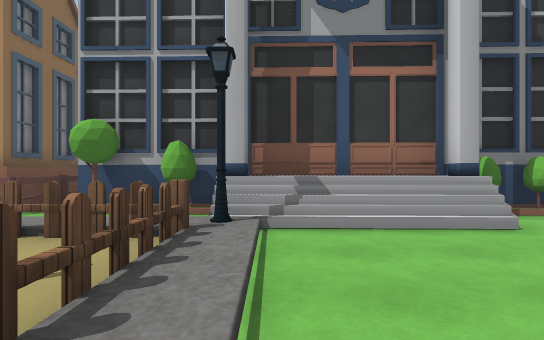
[1] (above)

24 first-person views from a walk through a Unity game level. The camera is 1.4 m above the floor, looks level and sees 80° across. The floor is counted in squares, 2 m on a side. Each view is taken from the middle of a square. On the plan, view 1 faces up. The plan holds only what a view shows up to about 10 squares ahead; the rest is blank. The place goes on beyond the plan. Some surface patterns are stand-ins.

[2]
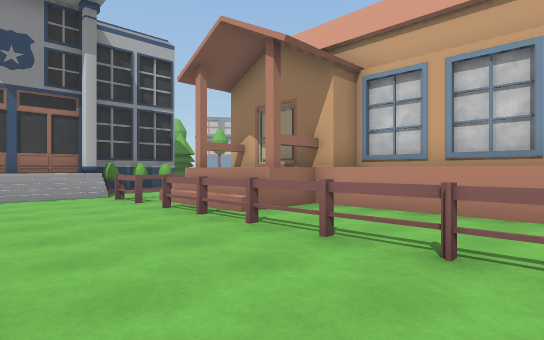

[3]
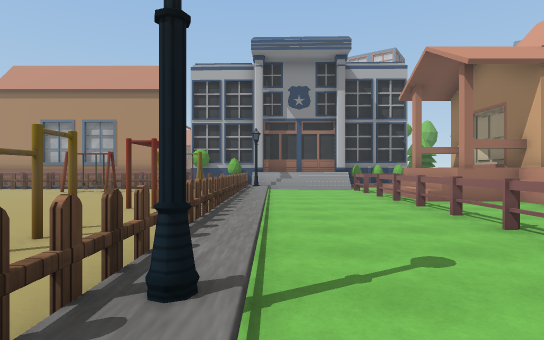

[4]
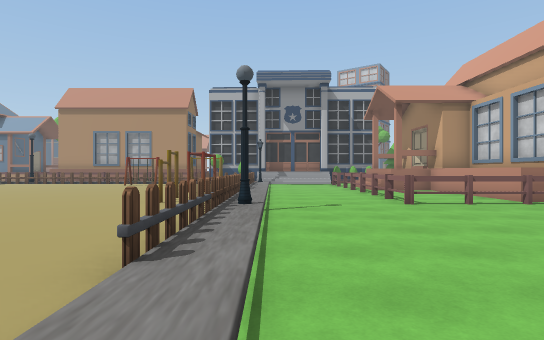

[5]
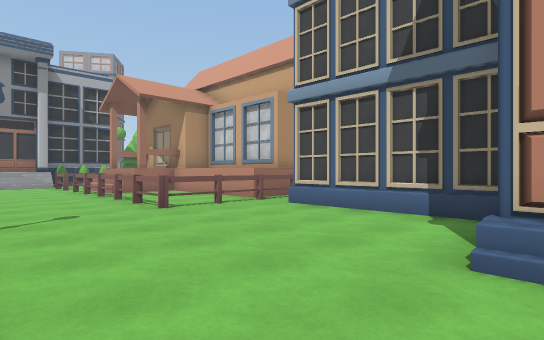

[6]
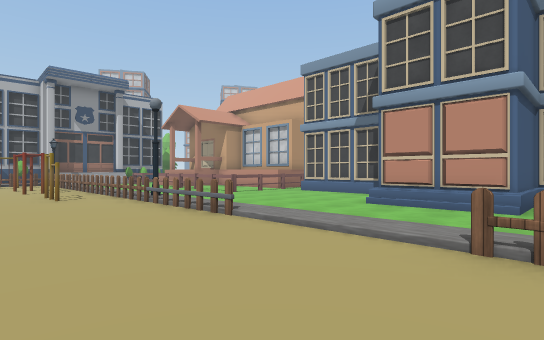

[7]
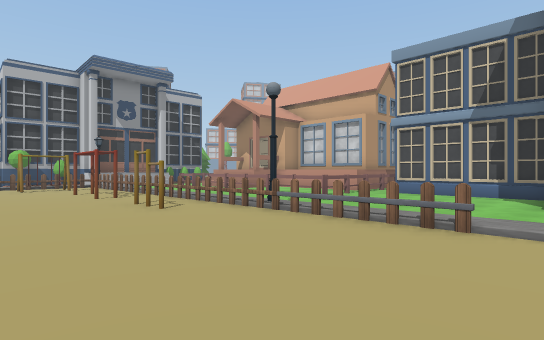

[8]
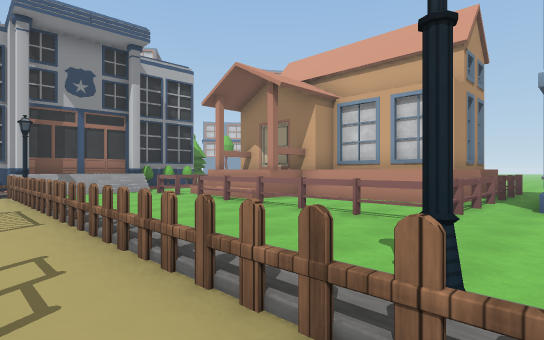

[9]
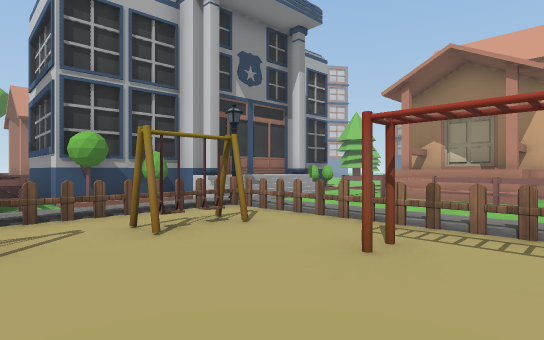

[10]
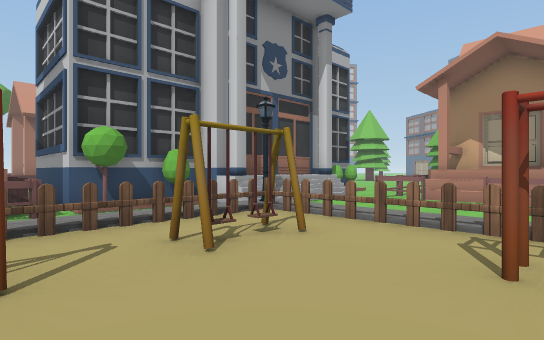

[11]
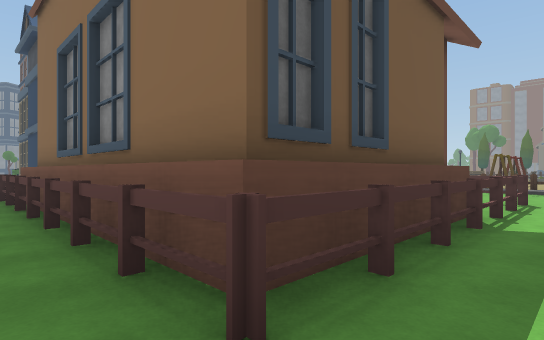

[12]
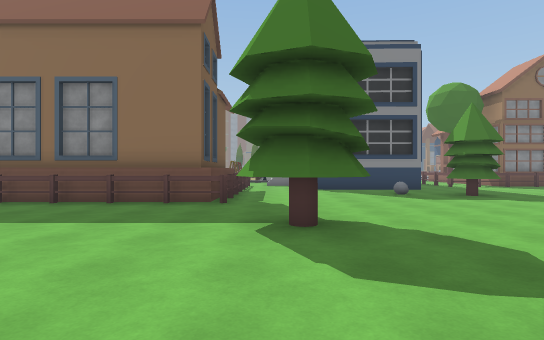

[13]
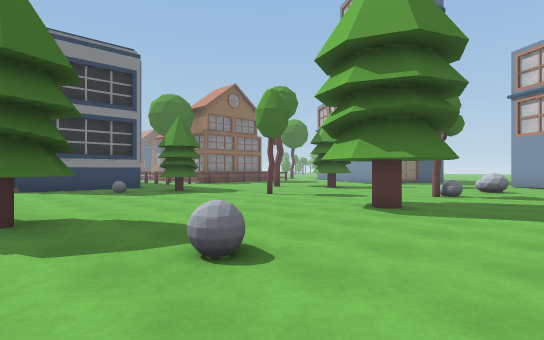

[14]
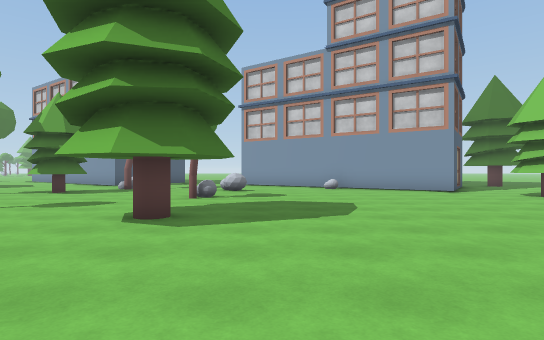

[15]
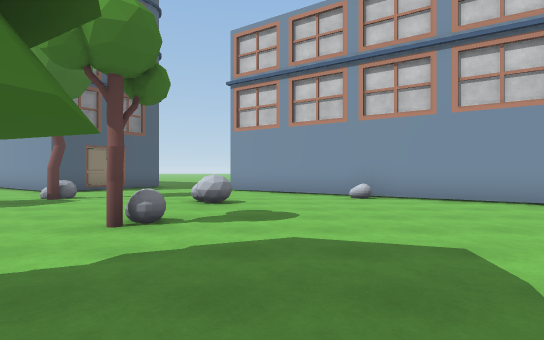

[16]
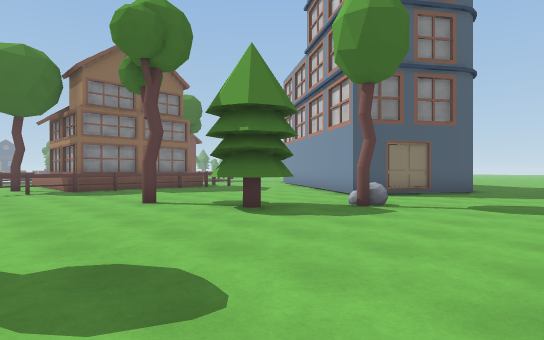

[17]
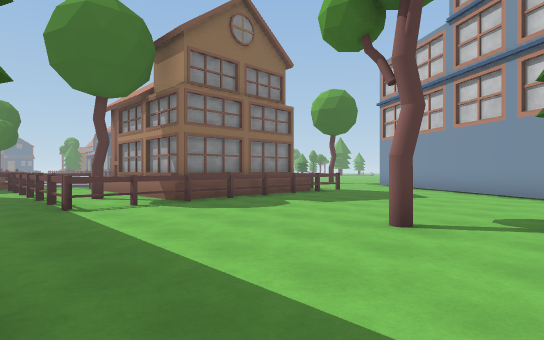

[18]
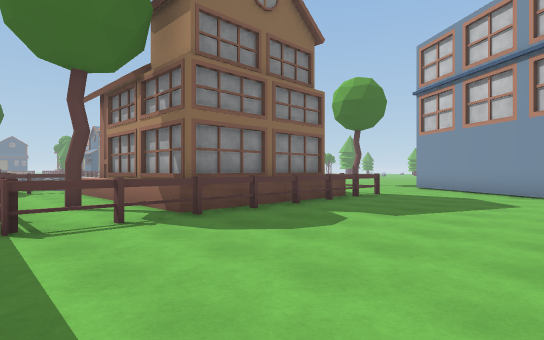

[19]
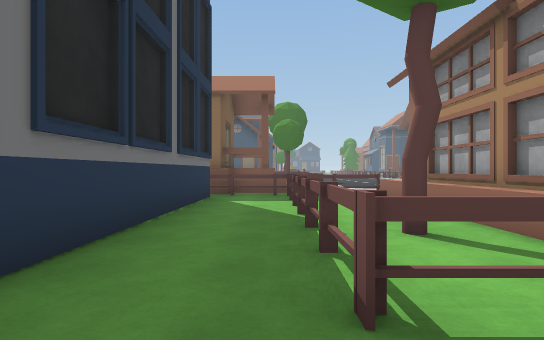

[20]
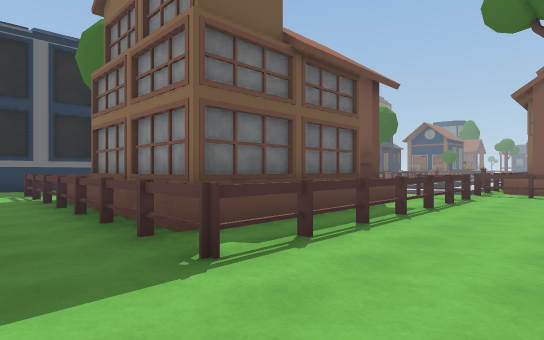

[21]
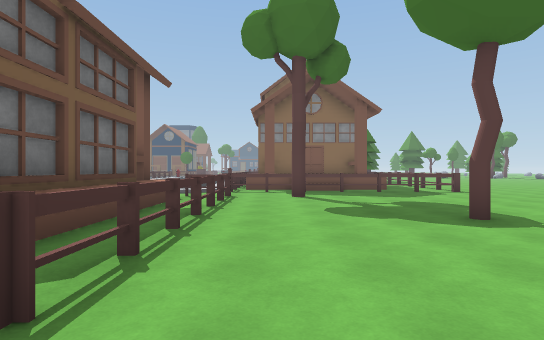

[22]
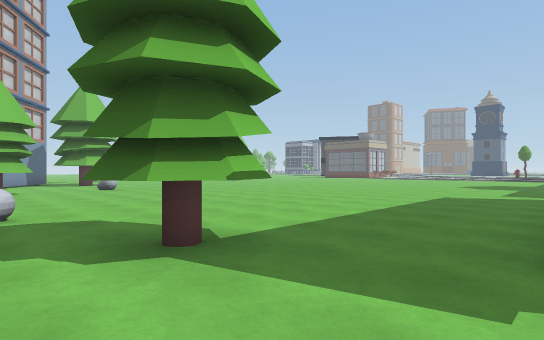

[23]
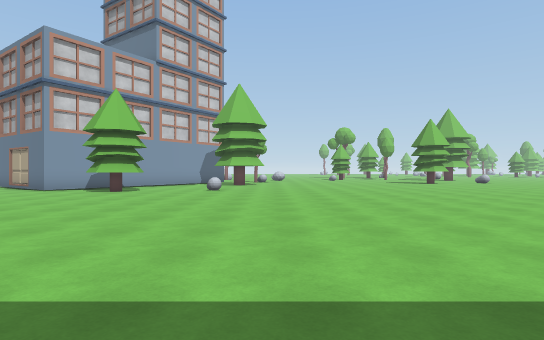

[24]
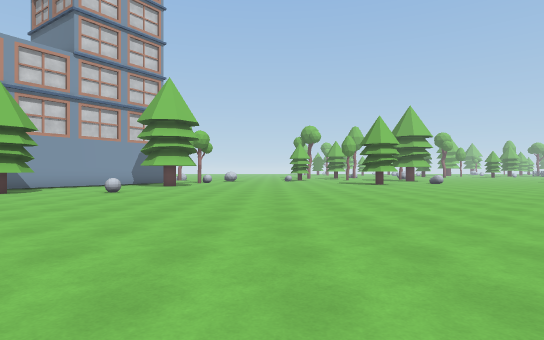

### Floor plan
Key: @ floor where view 1 was taken; # wall or solid block; x gap in a wall; . floor; / step, stairs or slope; O other object.
Columns run from 5 left of view 1 to 22 right of it. Each row starts with its distance up from view 1.
 26 O....
 25 .......
 24 O....O..
 23 O........ ##      ..
 22 O.O........##    #..
 21 O...........### ##..
 20 ..OOOOOOO.....###...
 19 /OOOOOOOO......#.... .###
 18 /.OOOOOOO........O......##
 17     OO OO........O......O###
 16     O  OO......O....OO.....#
 15        OO......OO...........
 14   OOOOOOO....O......O.......
 13  O....O.OO..........O.......
 12  OOOOOOOOO..................
 11 OO...O.O........O...........
 10 OO...........OO.....O......
  9 OO########  .O.............
  8 OO#         .O.............
  7 OO#         ...............
  6 OO###   ###..........O.....O
  5  O#/###### ......OO.......OO
  4 ////x////. ......OO.........
  3 ////O/..OOOOOOOO............
  2 O.OOO/..OOOOOOOO...........O
  1 ....O/...  OOOOO............
  0 ....O@..O  OOOOO............
 -1 ...OO/..OOOOOOOO............
 -2 ....O/..O.O OOOO............
 -3 ....O/..O.O OOOO............
 -4 ...#O/..O.O OOOO............
 -5 ...#O/..OOOOOOOO............
 -6 ....OO............  ........
 -7 ....OO....O          .......
 -8 ....O/....O            .....
 -9 ....O/....O             ....
-10 ....O/....O              ...
-11 ....//..#
-12  ...//..#
-13  ...O/..###
-14  ...O/

Where each view was taken, in squares from view 1:
view 1: 0 up, 0 right, facing up
view 2: 5 down, 0 right, facing up-right
view 3: 8 down, 0 right, facing up
view 4: 12 down, 0 right, facing up
view 5: 11 down, 0 right, facing up-right
view 6: 14 down, 4 left, facing up-right
view 7: 11 down, 5 left, facing up-right
view 8: 7 down, 2 left, facing up-right
view 9: 2 down, 5 left, facing up-right
view 10: 1 down, 5 left, facing up-right
view 11: 4 up, 11 right, facing down-left
view 12: 4 up, 17 right, facing left
view 13: 4 up, 18 right, facing up-left
view 14: 5 up, 17 right, facing up
view 15: 9 up, 17 right, facing up
view 16: 11 up, 15 right, facing up-left
view 17: 10 up, 10 right, facing up-left
view 18: 11 up, 8 right, facing up-left
view 19: 11 up, 5 right, facing left
view 20: 22 up, 5 right, facing down-left
view 21: 21 up, 5 right, facing left
view 22: 6 up, 10 right, facing down-right
view 23: 0 up, 11 right, facing right
view 24: 3 down, 12 right, facing right
